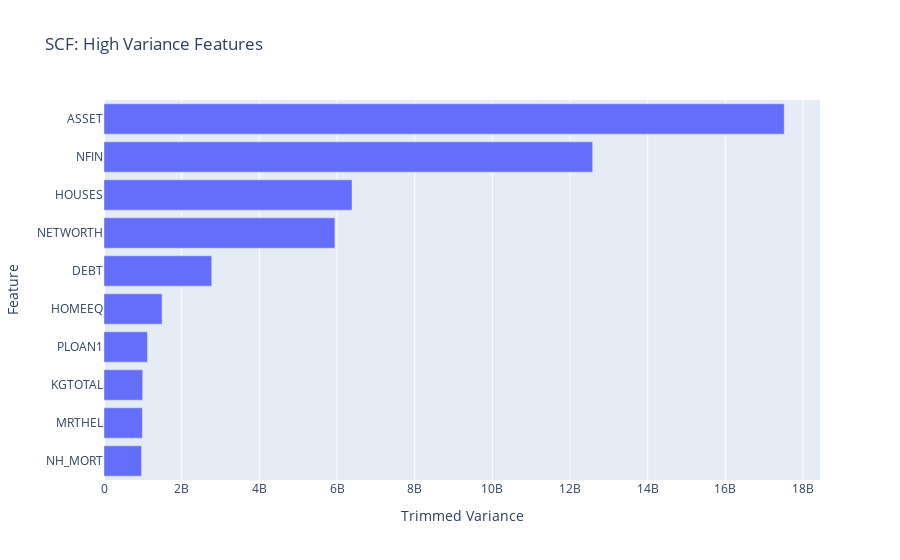

Notebook code for this chart:
### Code cell
# Create horizontal bar chart of `top_ten_trim_var`
fig = px.bar(
    
    x=top_ten_trim_var,
    y=top_ten_trim_var.index,
    title="SCF: High Variance Features"
)
fig.update_layout(xaxis_title="Trimmed Variance", yaxis_title="Feature")

fig.show()

### Figure 1 — Plotly figure (JSON) as saved in the notebook; plotly's stock layout.template omitted (floating-point values rounded to 4 significant figures)
{"data": [{"alignmentgroup": "True", "hovertemplate": "x=%{x}<br>y=%{y}<extra></extra>", "legendgroup": "", "marker": {"color": "#636efa", "pattern": {"shape": ""}}, "name": "", "offsetgroup": "", "orientation": "h", "showlegend": false, "textposition": "auto", "type": "bar", "x": [966200000.0, 988500000.0, 996400000.0, 1121000000.0, 1495000000.0, 2775000000.0, 5947000000.0, 6387000000.0, 12580000000.0, 17520000000.0], "xaxis": "x", "y": ["NH_MORT", "MRTHEL", "KGTOTAL", "PLOAN1", "HOMEEQ", "DEBT", "NETWORTH", "HOUSES", "NFIN", "ASSET"], "yaxis": "y"}], "layout": {"barmode": "relative", "legend": {"tracegroupgap": 0}, "title": {"text": "SCF: High Variance Features"}, "xaxis": {"anchor": "y", "domain": [0, 1], "title": {"text": "Trimmed Variance"}}, "yaxis": {"anchor": "x", "domain": [0, 1], "title": {"text": "Feature"}}}}
